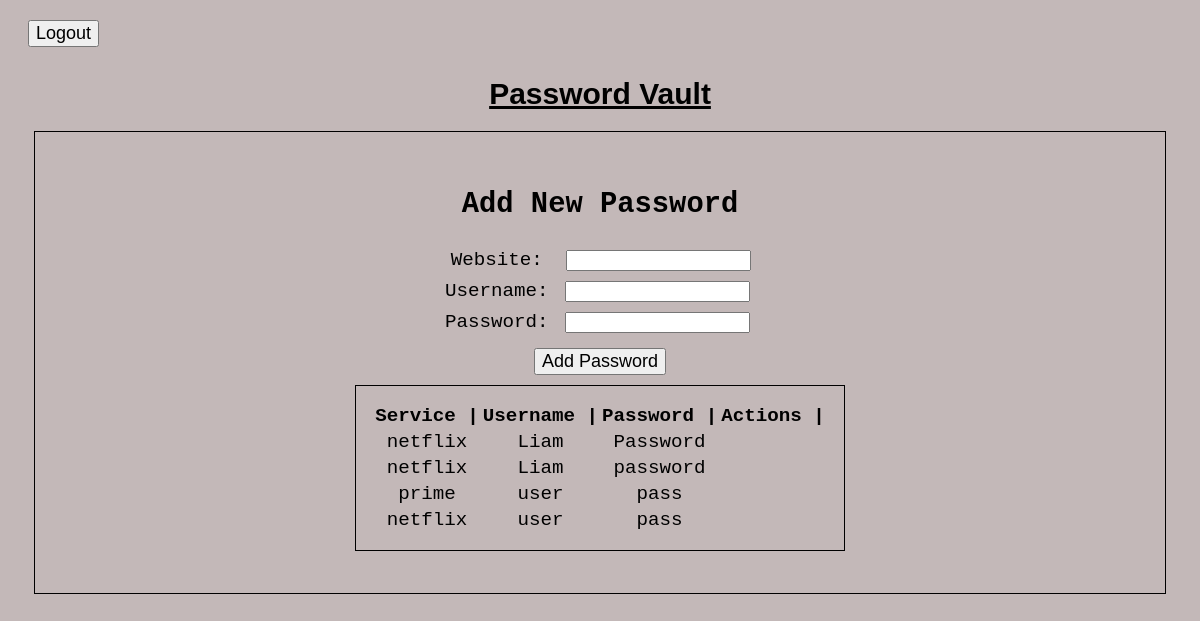
/vault (signed in), run on the app's committed database.
### tables this page shows
CREATE TABLE "Vault" (
	"userID"	INTEGER,
	"username"	INTEGER,
	"password"	INTEGER,
	"website"	INTEGER
);

### passwordManager.py (the view)
@app.route('/vault')
def vault():
    if 'userID' not in session:
        flash('Please log in to access your vault.')
        return redirect(url_for('login'))
    conn = get_db_connection()
    passwords: list[Service] = conn.execute('SELECT * FROM Vault WHERE userID = ?', (session['userID'],)).fetchall()
    conn.close()
    service_list = []
    for row in passwords:
        userID = row['userID']
        username = row['username']
        password = unobscure(row['password']).decode('ASCII')
        website = row['website']
        service_list.append([userID,username,password,website])
    return render_template('vault.html', passwords=service_list)

### passwordManager.py (called while the page is built)
def get_db_connection():
    conn = sqlite3.connect('server_db.db')
    conn.row_factory = sqlite3.Row
    return conn

def unobscure(obscured: bytes) -> bytes:
    return zlib.decompress(b64d(obscured))

### templates/vault.html (shortened to what this page needs)
<!DOCTYPE html>
<html lang="en">
<head>
    <link rel="stylesheet" href="{{ url_for('static', filename='style.css') }}">
</head>
<body>
    <div class = "vaultcontent">
        <button onclick="window.location.href='http://127.0.0.1:5000'">Logout</button>
        <h1>Password Vault</h1>
        <div id="add-password-modal" class="modal">
            <div class="modal-content">
                <h2>Add New Password</h2>
                <form id="add-password-form" action="/add" method="post">
                    <label2 for="service"> Website: </label2>
                    <input type="text" id="service" name="website" required><br>
                    <label for="username">Username:</label>
                    <input type="text" id="username" name="username" required><br>
                    <label for="password">Password:</label>
                    <input type="password" id="password" name="password" required><br>
                    <button type="submit">Add Password</button>
                </form>
        <table class="password-table">
            <thead>
                <tr>
                    <th>Service |</th>
                    <th>Username |</th>
                    <th>Password |</th>
                    <th>Actions |</th>
                </tr>
            </thead>
            <tbody>
                {% for row in passwords %}
                <tr>
                    <td>{{row[3]}}</td>
                    <td>{{row[1]}}</td>
                    <td>{{row[2]}}</td>
                </tr>
                {% endfor %}
            </tbody>
        </table>
            </div>
    </div>
</body>
</html>

### static/style.css (style rules this page uses)
body { background-color: #C3B8B8; font-family: 'Courier New', monospace; font-size: larger; }
label2 { margin: 7px; }
div { margin: 10px; }
button { margin:10px; font-size: large; }
input { margin: 5px; }
.modal { border: 0.5px black; border-style: ridge; margin: 1rem; padding: 2rem 2rem; text-align: center; }
.password-table { display: inline-block; border: 1px solid black ; padding: 1rem 1rem; vertical-align: middle; }
h1 { font-family:Arial, Helvetica, sans-serif; text-decoration: underline; text-align: center; font-size: 30px; }

### data on the page
Vault: website "netflix", username "Liam", row "Password"
Vault: website "netflix", username "Liam", row "password"
Vault: website "prime", username "user", row "pass"
Vault: website "netflix", username "user", row "pass"
